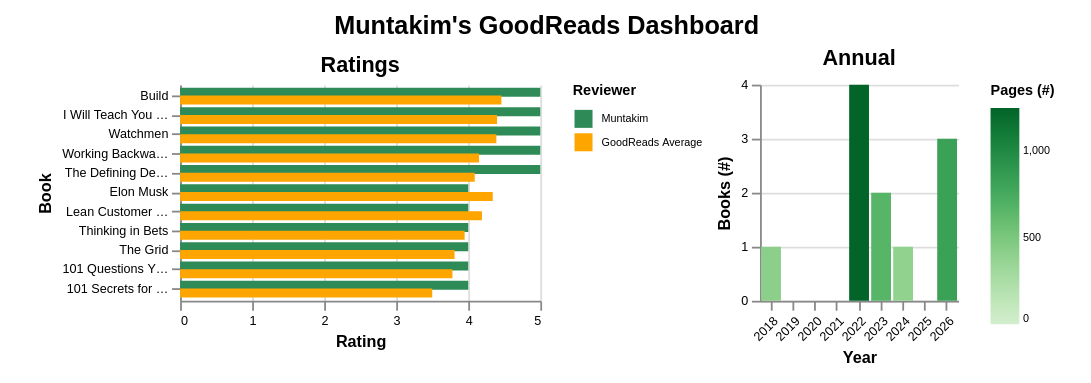

The Vega-Lite source for this figure:
### Vega-Lite specification from a JSON file in a GitHub repository (floating-point values rounded to 4 significant figures)
{"config": {"view": {"continuousWidth": 300, "continuousHeight": 300, "strokeOpacity": 0, "strokeWidth": 1.5}, "axis": {"labelFontSize": 7, "titleFontSize": 9}, "legend": {"labelFontSize": 6, "orient": "right", "titleFontSize": 8}}, "hconcat": [{"data": {"name": "data-95066abb303c752e49bde6cced498cd1"}, "mark": {"type": "bar", "size": 5}, "encoding": {"color": {"field": "Reviewer", "legend": {"symbolType": "square", "title": "Reviewer"}, "scale": {"domain": ["Muntakim", "GoodReads Average"], "range": ["seagreen", "orange"]}, "type": "nominal"}, "tooltip": [{"field": "Title", "title": "Title", "type": "nominal"}, {"field": "Authors", "title": "Author(s)", "type": "nominal"}, {"field": "Year", "title": "Year Read", "type": "quantitative"}, {"field": "Reviewer", "title": "Reviewer", "type": "nominal"}, {"field": "Rating", "title": "Rating", "type": "quantitative"}], "x": {"field": "Rating", "scale": {"domain": [0, 5]}, "title": "Rating", "type": "quantitative"}, "y": {"axis": {"labelLimit": 60}, "field": "SummarizedTitle", "sort": {"field": "Rating", "order": "descending"}, "title": "Book", "type": "nominal"}, "yOffset": {"field": "Reviewer", "type": "nominal"}}, "height": 120, "title": {"text": "Ratings", "fontSize": 12}, "width": 200}, {"data": {"name": "data-d1c43a30b2a3f3ab831e971549c16ae1"}, "mark": {"type": "bar"}, "encoding": {"color": {"field": "Pages", "legend": {"title": "Pages (#)"}, "scale": {"scheme": "greens"}, "title": "Pages (#)", "type": "quantitative"}, "tooltip": [{"field": "Year", "title": "Year", "type": "ordinal"}, {"field": "Books", "title": "Books (#)", "type": "quantitative"}, {"field": "Pages", "title": "Pages (#)", "type": "quantitative"}], "x": {"axis": {"labelAngle": -45}, "field": "Year", "title": "Year", "type": "nominal"}, "y": {"field": "Books", "title": "Books (#)", "type": "quantitative"}}, "height": 120, "title": {"text": "Annual", "fontSize": 12}, "width": 110}], "padding": {"left": 20, "right": 20, "top": 8, "bottom": 10}, "spacing": 8, "title": {"text": "Muntakim's GoodReads Dashboard", "anchor": "middle", "fontSize": 14}, "$schema": "https://vega.github.io/schema/vega-lite/v5.20.1.json", "datasets": {"data-95066abb303c752e49bde6cced498cd1": [{"SummarizedTitle": "101 Questions You Need to Ask in Your Twenties", "Title": "101 Questions You Need to Ask in Your Twenties: (And Let's Be Honest, Your Thirties Too)", "Authors": "Paul Angone", "Year": 2026, "Reviewer": "Muntakim", "Rating": 4.0}, {"SummarizedTitle": "101 Secrets for Your Twenties", "Title": "101 Secrets for Your Twenties", "Authors": "Paul Angone", "Year": 2026, "Reviewer": "Muntakim", "Rating": 4.0}, {"SummarizedTitle": "I Will Teach You to Be Rich", "Title": "I Will Teach You to Be Rich: No Guilt. No Excuses. No B.S. Just a 6-Week Program That Works.", "Authors": "Ramit Sethi", "Year": 2026, "Reviewer": "Muntakim", "Rating": 5.0}, {"SummarizedTitle": "The Grid", "Title": "The Grid: The Fraying Wires Between Americans and Our Energy Future", "Authors": "Gretchen Bakke", "Year": 2024, "Reviewer": "Muntakim", "Rating": 4.0}, {"SummarizedTitle": "Working Backwards", "Title": "Working Backwards: Insights, Stories, and Secrets from Inside Amazon", "Authors": "Colin Bryar", "Year": 2022, "Reviewer": "Muntakim", "Rating": 5.0}, {"SummarizedTitle": "Watchmen", "Title": "Watchmen", "Authors": "Alan Moore", "Year": 2018, "Reviewer": "Muntakim", "Rating": 5.0}, {"SummarizedTitle": "Elon Musk", "Title": "Elon Musk: Tesla, SpaceX, and the Quest for a Fantastic Future", "Authors": "Ashlee Vance", "Year": 2023, "Reviewer": "Muntakim", "Rating": 4.0}, {"SummarizedTitle": "Lean Customer Development", "Title": "Lean Customer Development: Building Products Your Customers Will Buy", "Authors": "Cindy Alvarez", "Year": 2022, "Reviewer": "Muntakim", "Rating": 4.0}, {"SummarizedTitle": "The Defining Decade", "Title": "The Defining Decade: Why Your Twenties Matter—And How to Make the Most of Them Now", "Authors": "Meg Jay", "Year": 2023, "Reviewer": "Muntakim", "Rating": 5.0}, {"SummarizedTitle": "Build", "Title": "Build: An Unorthodox Guide to Making Things Worth Making – An NYT Bestselling Entrepreneurship and Product Design Manual", "Authors": "Tony Fadell", "Year": 2022, "Reviewer": "Muntakim", "Rating": 5.0}, {"SummarizedTitle": "Thinking in Bets", "Title": "Thinking in Bets: Making Smarter Decisions When You Don't Have All the Facts", "Authors": "Annie Duke", "Year": 2022, "Reviewer": "Muntakim", "Rating": 4.0}, {"SummarizedTitle": "101 Questions You Need to Ask in Your Twenties", "Title": "101 Questions You Need to Ask in Your Twenties: (And Let's Be Honest, Your Thirties Too)", "Authors": "Paul Angone", "Year": 2026, "Reviewer": "GoodReads Average", "Rating": 3.78}, {"SummarizedTitle": "101 Secrets for Your Twenties", "Title": "101 Secrets for Your Twenties", "Authors": "Paul Angone", "Year": 2026, "Reviewer": "GoodReads Average", "Rating": 3.5}, {"SummarizedTitle": "I Will Teach You to Be Rich", "Title": "I Will Teach You to Be Rich: No Guilt. No Excuses. No B.S. Just a 6-Week Program That Works.", "Authors": "Ramit Sethi", "Year": 2026, "Reviewer": "GoodReads Average", "Rating": 4.4}, {"SummarizedTitle": "The Grid", "Title": "The Grid: The Fraying Wires Between Americans and Our Energy Future", "Authors": "Gretchen Bakke", "Year": 2024, "Reviewer": "GoodReads Average", "Rating": 3.81}, {"SummarizedTitle": "Working Backwards", "Title": "Working Backwards: Insights, Stories, and Secrets from Inside Amazon", "Authors": "Colin Bryar", "Year": 2022, "Reviewer": "GoodReads Average", "Rating": 4.15}, {"SummarizedTitle": "Watchmen", "Title": "Watchmen", "Authors": "Alan Moore", "Year": 2018, "Reviewer": "GoodReads Average", "Rating": 4.39}, {"SummarizedTitle": "Elon Musk", "Title": "Elon Musk: Tesla, SpaceX, and the Quest for a Fantastic Future", "Authors": "Ashlee Vance", "Year": 2023, "Reviewer": "GoodReads Average", "Rating": 4.34}, {"SummarizedTitle": "Lean Customer Development", "Title": "Lean Customer Development: Building Products Your Customers Will Buy", "Authors": "Cindy Alvarez", "Year": 2022, "Reviewer": "GoodReads Average", "Rating": 4.19}, {"SummarizedTitle": "The Defining Decade", "Title": "The Defining Decade: Why Your Twenties Matter—And How to Make the Most of Them Now", "Authors": "Meg Jay", "Year": 2023, "Reviewer": "GoodReads Average", "Rating": 4.09}, {"SummarizedTitle": "Build", "Title": "Build: An Unorthodox Guide to Making Things Worth Making – An NYT Bestselling Entrepreneurship and Product Design Manual", "Authors": "Tony Fadell", "Year": 2022, "Reviewer": "GoodReads Average", "Rating": 4.46}, {"SummarizedTitle": "Thinking in Bets", "Title": "Thinking in Bets: Making Smarter Decisions When You Don't Have All the Facts", "Authors": "Annie Duke", "Year": 2022, "Reviewer": "GoodReads Average", "Rating": 3.95}], "data-d1c43a30b2a3f3ab831e971549c16ae1": [{"Year": 2018, "Books": 1, "Pages": 416}, {"Year": 2019, "Books": 0, "Pages": 0}, {"Year": 2020, "Books": 0, "Pages": 0}, {"Year": 2021, "Books": 0, "Pages": 0}, {"Year": 2022, "Books": 4, "Pages": 1242}, {"Year": 2023, "Books": 2, "Pages": 665}, {"Year": 2024, "Books": 1, "Pages": 384}, {"Year": 2025, "Books": 0, "Pages": 0}, {"Year": 2026, "Books": 3, "Pages": 818}]}, "background": null}
